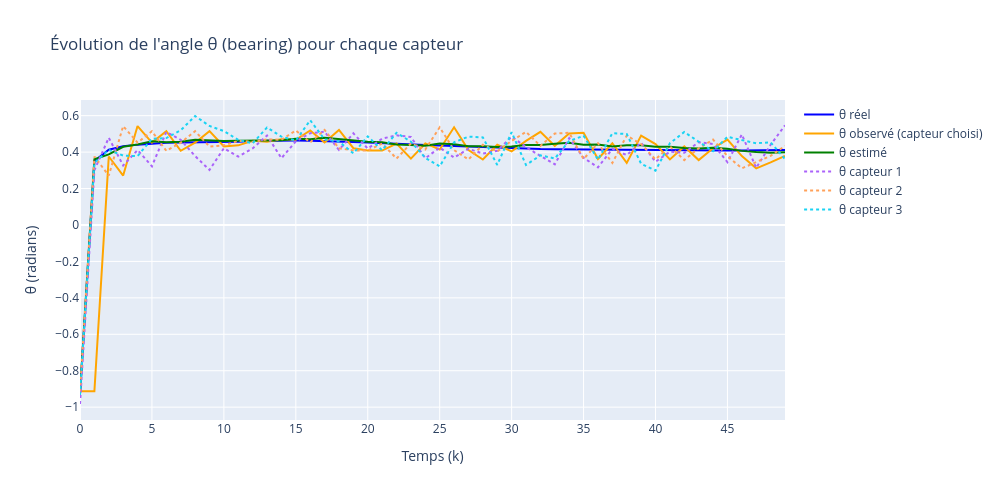

This figure's notebook cell:
### Code cell
import plotly.graph_objects as go

# Angles réels, estimés, observés
theta_true = np.array([h(x_true[:, k])[0] for k in range(T)])
theta_est = np.array([h(x_est[:, k])[0] for k in range(T)])
theta_obs_c1 = y_all[0, 0, :]
theta_obs_c2 = y_all[1, 0, :]
theta_obs_c3 = y_all[2, 0, :]
theta_obs_sel = np.array([y_all[sensor_choices[k], 0, k] for k in range(T - 1)])
theta_obs_sel = np.insert(theta_obs_sel, 0, theta_obs_sel[0])  # aligner avec le temps

# Tracé
fig = go.Figure()
fig.add_trace(go.Scatter(y=theta_true, mode='lines', name='θ réel', line=dict(color='blue')))
fig.add_trace(go.Scatter(y=theta_obs_sel, mode='lines', name='θ observé (capteur choisi)', line=dict(color='orange')))
fig.add_trace(go.Scatter(y=theta_est, mode='lines', name='θ estimé', line=dict(color='green')))
fig.add_trace(go.Scatter(y=theta_obs_c1, mode='lines', name='θ capteur 1', line=dict(dash='dot')))
fig.add_trace(go.Scatter(y=theta_obs_c2, mode='lines', name='θ capteur 2', line=dict(dash='dot')))
fig.add_trace(go.Scatter(y=theta_obs_c3, mode='lines', name='θ capteur 3', line=dict(dash='dot')))

fig.update_layout(title="Évolution de l'angle θ (bearing) pour chaque capteur",
                  xaxis_title="Temps (k)",
                  yaxis_title="θ (radians)",
                  
                  width=1000,
                  height=500)
fig.show()

### Figure 1 — Plotly figure (JSON) as saved in the notebook; plotly's stock layout.template omitted (floating-point values rounded to 4 significant figures)
{"data": [{"line": {"color": "blue"}, "mode": "lines", "name": "θ réel", "type": "scatter", "y": [-0.9273, 0.3505, 0.4129, 0.4326, 0.4411, 0.4471, 0.4518, 0.4533, 0.4545, 0.4534, 0.4536, 0.457, 0.4608, 0.4628, 0.4645, 0.4635, 0.4627, 0.4612, 0.4589, 0.4561, 0.4522, 0.4482, 0.445, 0.4422, 0.4389, 0.436, 0.4328, 0.43, 0.4272, 0.4241, 0.4209, 0.4181, 0.4165, 0.4157, 0.4151, 0.4141, 0.4129, 0.4112, 0.4101, 0.41, 0.4102, 0.4099, 0.4095, 0.4089, 0.4088, 0.4091, 0.4094, 0.4098, 0.4107, 0.4111]}, {"line": {"color": "orange"}, "mode": "lines", "name": "θ observé (capteur choisi)", "type": "scatter", "y": [-0.9128, -0.9128, 0.3759, 0.2712, 0.5429, 0.4523, 0.5143, 0.4072, 0.4514, 0.5149, 0.4305, 0.437, 0.4618, 0.4571, 0.4701, 0.4677, 0.5188, 0.4533, 0.5217, 0.4215, 0.4088, 0.4086, 0.4473, 0.3645, 0.4475, 0.4144, 0.5361, 0.4109, 0.3593, 0.4406, 0.4038, 0.4617, 0.5112, 0.4343, 0.5018, 0.5061, 0.3624, 0.4485, 0.3406, 0.4909, 0.4442, 0.3598, 0.4313, 0.3563, 0.4214, 0.4686, 0.378, 0.311, 0.3434, 0.3793]}, {"line": {"color": "green"}, "mode": "lines", "name": "θ estimé", "type": "scatter", "y": [-0.9273, 0.3611, 0.3875, 0.4293, 0.4418, 0.4596, 0.4545, 0.4563, 0.468, 0.4643, 0.4611, 0.462, 0.4618, 0.4635, 0.4645, 0.473, 0.4712, 0.4791, 0.4718, 0.4635, 0.4564, 0.4537, 0.4417, 0.4392, 0.4348, 0.4468, 0.4429, 0.4322, 0.4321, 0.4275, 0.4305, 0.4391, 0.4396, 0.4455, 0.4512, 0.4411, 0.4424, 0.4313, 0.4373, 0.4378, 0.4295, 0.4299, 0.422, 0.4191, 0.4237, 0.4184, 0.4067, 0.4004, 0.3968, 0.3999]}, {"line": {"dash": "dot"}, "mode": "lines", "name": "θ capteur 1", "type": "scatter", "y": [-0.9827, 0.3005, 0.479, 0.3263, 0.4111, 0.3221, 0.511, 0.467, 0.3784, 0.302, 0.4215, 0.3754, 0.4201, 0.4909, 0.3664, 0.4594, 0.5034, 0.5116, 0.4122, 0.5029, 0.4193, 0.4739, 0.4921, 0.4832, 0.3663, 0.4248, 0.3699, 0.4179, 0.3921, 0.4077, 0.4846, 0.4273, 0.3787, 0.3331, 0.4764, 0.3689, 0.3164, 0.4173, 0.3837, 0.4518, 0.3469, 0.4022, 0.3964, 0.4547, 0.4443, 0.3451, 0.4969, 0.3131, 0.4403, 0.547]}, {"line": {"dash": "dot"}, "mode": "lines", "name": "θ capteur 2", "type": "scatter", "y": [-0.9128, 0.3759, 0.2712, 0.5429, 0.4523, 0.5143, 0.4072, 0.4514, 0.5149, 0.4305, 0.437, 0.4618, 0.4571, 0.4701, 0.4677, 0.5188, 0.4533, 0.5217, 0.4215, 0.4088, 0.4086, 0.4473, 0.3645, 0.4475, 0.4144, 0.5361, 0.4109, 0.3593, 0.4406, 0.4038, 0.4617, 0.5112, 0.4343, 0.5018, 0.5061, 0.3624, 0.4485, 0.3406, 0.4909, 0.4442, 0.3598, 0.4313, 0.3563, 0.4214, 0.4686, 0.378, 0.311, 0.3434, 0.3793, 0.4339]}, {"line": {"dash": "dot"}, "mode": "lines", "name": "θ capteur 3", "type": "scatter", "y": [-0.9327, 0.3405, 0.4118, 0.381, 0.3779, 0.4732, 0.4771, 0.5198, 0.5982, 0.5435, 0.5154, 0.467, 0.4485, 0.5351, 0.485, 0.4632, 0.5749, 0.4698, 0.4587, 0.393, 0.4866, 0.4101, 0.5062, 0.4574, 0.3685, 0.3215, 0.4542, 0.4849, 0.4808, 0.3295, 0.5093, 0.3292, 0.3824, 0.365, 0.4609, 0.4898, 0.3585, 0.5036, 0.4993, 0.3362, 0.2984, 0.4485, 0.5102, 0.4578, 0.4044, 0.4838, 0.4661, 0.4483, 0.4542, 0.3619]}], "layout": {"height": 500, "title": {"text": "Évolution de l'angle θ (bearing) pour chaque capteur"}, "width": 1000, "xaxis": {"title": {"text": "Temps (k)"}}, "yaxis": {"title": {"text": "θ (radians)"}}}}
